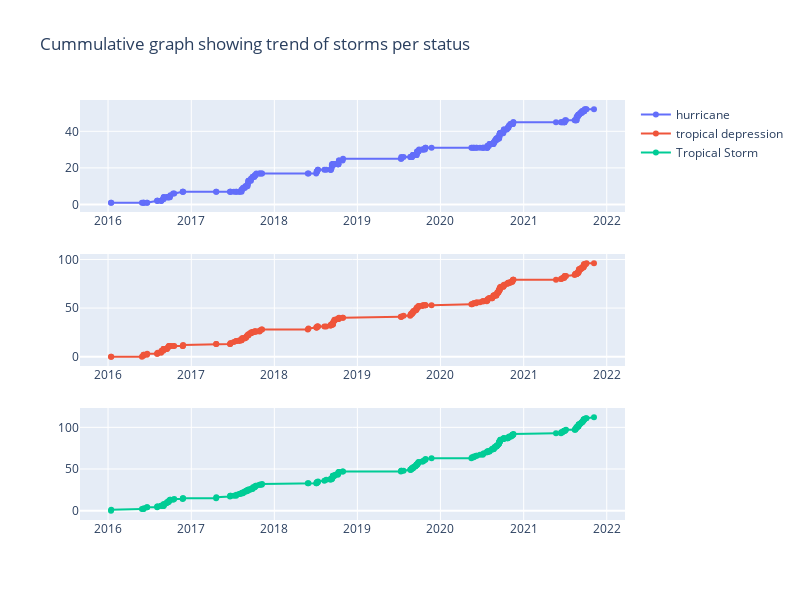

Notebook code cell kept with this figure:
### Code cell
from plotly.subplots import make_subplots
import plotly.graph_objects as go

year_order = [2016,2017,2018,2019,2020,2021]

#storms_uniq['status_hurricane'] + storms_uniq['status_tropical depression'] + storms_uniq['status_tropical storm']
fig = make_subplots(rows=3, cols=1)

fig.add_trace(go.Scatter(x=storms_uniq['date'], y=storms_uniq['status_hurricane_cumm'],mode='lines+markers', name='hurricane'), row=1, col=1)
fig.add_trace(go.Scatter(x=storms_uniq['date'], y=storms_uniq['status_tropical depression_cumm'], mode='lines+markers', name='tropical depression'), row=2, col=1)
fig.add_trace(go.Scatter(x=storms_uniq['date'], y=storms_uniq['status_tropical storm_cumm'], mode='lines+markers', name='Tropical Storm'), row=3, col=1)


fig.update_layout(height=600, width=800, title_text="Cummulative graph showing trend of storms per status")
fig.show()

### Figure 1 — Plotly figure (JSON) as saved in the notebook; plotly's stock layout.template omitted (floating-point values rounded to 4 significant figures; data arrays with more than 128 entries replaced by an {"elided": "..."} marker saying what was removed)
{"data": [{"mode": "lines+markers", "name": "hurricane", "type": "scatter", "x": {"elided": "260 str values"}, "xaxis": "x", "y": {"elided": "260 int values"}, "yaxis": "y"}, {"mode": "lines+markers", "name": "tropical depression", "type": "scatter", "x": {"elided": "260 str values"}, "xaxis": "x2", "y": {"elided": "260 int values"}, "yaxis": "y2"}, {"mode": "lines+markers", "name": "Tropical Storm", "type": "scatter", "x": {"elided": "260 str values"}, "xaxis": "x3", "y": {"elided": "260 int values"}, "yaxis": "y3"}], "layout": {"height": 600, "title": {"text": "Cummulative graph showing trend of storms per status"}, "width": 800, "xaxis": {"anchor": "y", "autorange": true, "domain": [0, 1], "range": ["2015-08-30 11:58:47.5016", "2022-03-22 12:01:12.4984"], "type": "date"}, "xaxis2": {"anchor": "y2", "autorange": true, "domain": [0, 1], "range": ["2015-08-30 11:58:47.5016", "2022-03-22 12:01:12.4984"], "type": "date"}, "xaxis3": {"anchor": "y3", "autorange": true, "domain": [0, 1], "range": ["2015-08-30 11:58:47.5016", "2022-03-22 12:01:12.4984"], "type": "date"}, "yaxis": {"anchor": "x", "autorange": true, "domain": [0.7333, 1], "range": [-4.111, 57.11], "type": "linear"}, "yaxis2": {"anchor": "x2", "autorange": true, "domain": [0.3667, 0.6333], "range": [-9.621, 105.6], "type": "linear"}, "yaxis3": {"anchor": "x3", "autorange": true, "domain": [0, 0.2667], "range": [-11.22, 123.2], "type": "linear"}}}
